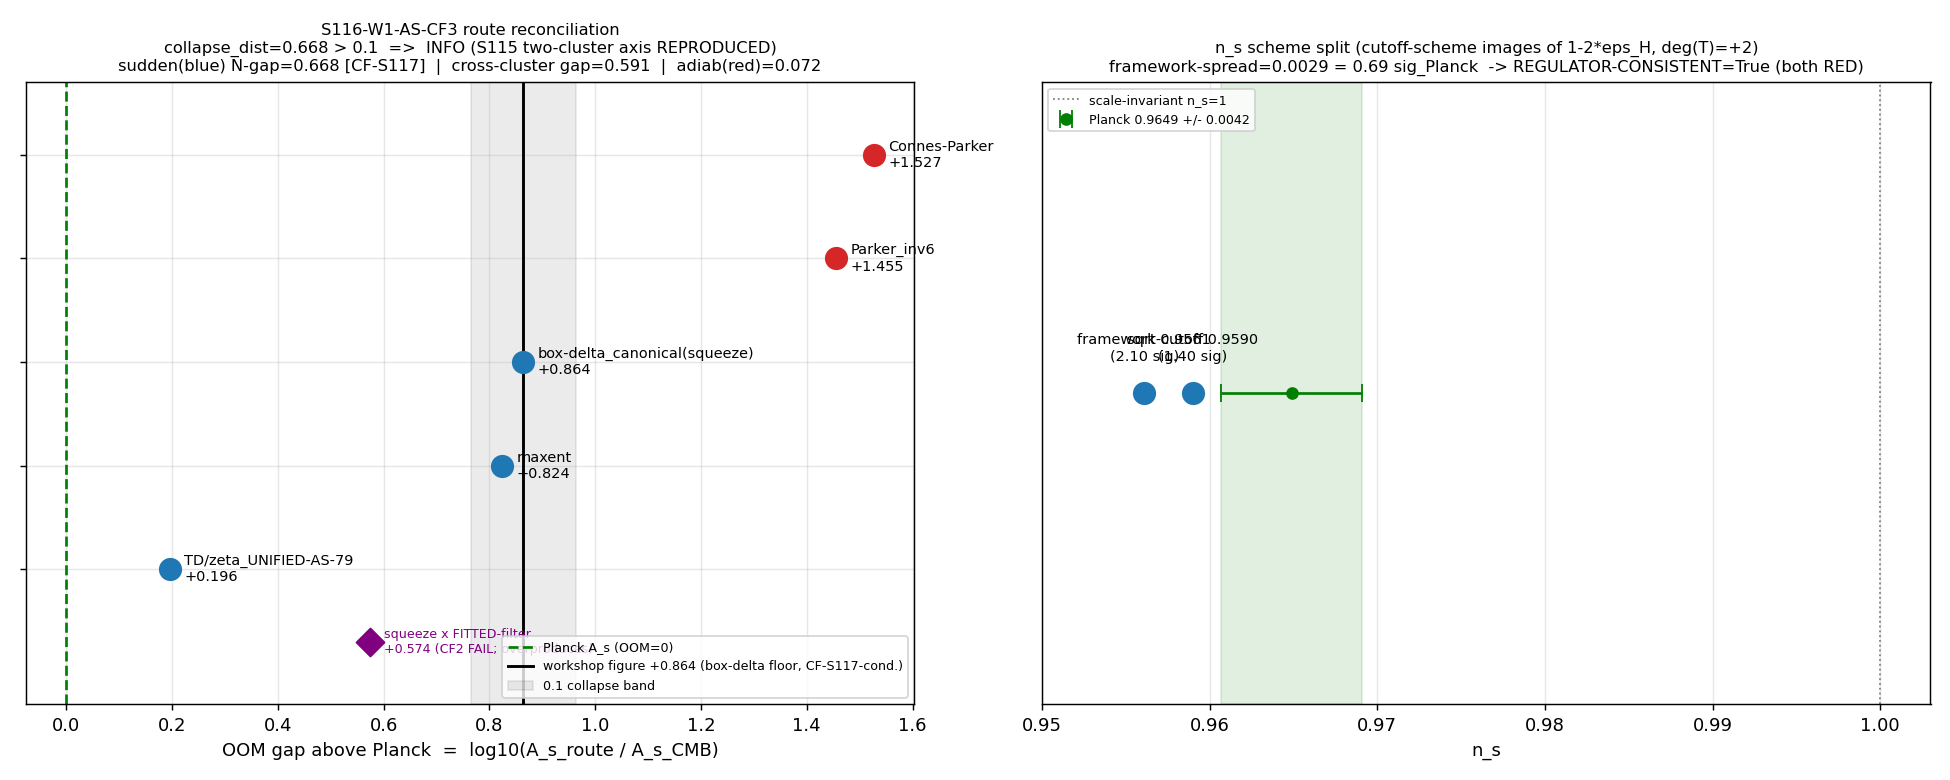

This chart was generated by the following Python code:
#!/usr/bin/env python3
"""
S116 W1-AS-CF3 — Product reconciliation A_s = squeeze x filter; route collapse vs S115 axis
============================================================================================

Gate: S116-W1-AS-CF3 ([SIGN] — collapse-direction)

Pre-registered threshold:
  collapse_dist = max over regime-tagged routes |OOM_route - workshop_figure|
  PASS  iff collapse_dist <= 0.1  (routes COLLAPSE onto the single workshop figure -> S115 PLURALISM overturned)
  INFO  iff collapse_dist  > 0.1 AND the routes reproduce the S115 sudden<->adiabatic two-cluster axis
  FAIL  iff neither (a NEW inconsistency vs S115)
  n_s sub-criterion: the two framework n_s scheme variants are regulator-consistent
     (spread <= Planck sigma-band AND both RED n_s<1).

Inputs (SHA-256 dual-pinned at runtime; S84+ schema):
  - computations/session-116/s116_w1_as_cfb1_squeeze_promote.npz  (SQUEEZE leg, FRESH; CFB1 PASS)
  - computations/session-116/s116_w1_as_cf2_greybody_exact.npz    (FILTER leg, FRESH; CF2 FAIL = fitted-knob)
  - sessions/session-116/workshops/s116-w1-htilde-recon.md        (workshop pinned figure, FRESH)
  - canonical_constants.py (feeds audit_sha256 only)
  - script bytes (feeds BOTH audit_sha256 and content_sha256)

Output 4-tuple:
  (value=<collapse summary>, scheme=ROUTE-RECONCILIATION-REGIME-TAGGED,
   convention=OOM-COLLAPSE-VS-S115-AXIS-AND-NS-SCHEME-SPLIT, L_max=12)

Classification: PHONONIC

METHODOLOGY
-----------
A_s IS the GGE-relic acoustic squeezing modulus of the post-fold produced state; the lab reads
its power IN the CMB container.  The substrate produces ONE relic state; the "routes" are
different normalization/regime READINGS of its squeeze x filter.  This gate collects all route
A_s/OOM figures, REGIME-TAGS each (sudden vs adiabatic per the S115 axis), and tests whether they
COLLAPSE onto the single workshop-pinned A_s-vs-Planck figure (+0.864 OOM = box-delta floor,
PINNED-conditional on CF-S117 per S116-W1-HTILDE-RECON) or REPRODUCE the S115 two-cluster axis.
The workshop's 2.38(H~)/4.76(A_s) CC3-conjugate pair is figure-MULTIPLICITY (the TD-vs-LI
IC-scheme divergence) -- a CLOSED, ORTHOGONAL space -- NOT the collapse target (using it would
conflate the H~<->A_s power axis with the A_s-vs-Planck overproduction axis).  Also reconciles the
n_s cutoff-scheme split as regulator-variants of the SAME substrate geometric tilt 1-2*eps_H,
carried to the CMB pivot by deg(T_BZ->pivot)=+2, with (scale, channel) tags.

DISCIPLINE
----------
- `from canonical_constants import *`; every intermediate tagged `# (local)`
- cpu-cap-OMP8 (scalar reconciliation; NO heavy linear algebra)
- dual-SHA (audit = script+canonical+pinmap; content = script); payload PRINTED, agent emits
- FAIL/INFO => NO canonical_constants pin (Step-2 write-order N/A; this gate mints no new prediction)
"""

from __future__ import annotations

import os
os.environ.setdefault("OMP_NUM_THREADS", "8")
os.environ.setdefault("MKL_NUM_THREADS", "8")

import sys
from pathlib import Path as _Path
# canonical_constants.py lives in computations/_shared/ — put it on the path BEFORE the import.
sys.path.insert(0, str(_Path(__file__).resolve().parent.parent / "_shared"))

# Section 1 — Canonical constants (MANDATORY first import)
from canonical_constants import (
    A_s_CMB,                # 2.1e-9  CMB scalar amplitude (Planck 2018 VI)
    A_s_FW,                 # 1.5367059962762235e-8  box-delta impulse-quench A_s (S111-CF-AS3a)
    planck_ns,              # 0.9649  Planck 2018 TT,TE,EE+lowE+lensing
    planck_ns_err,          # 0.0042  Planck 2018 1-sigma
    n_s_framework,          # 0.9561  constant-eps gauge-invariant tilt (S85)
    n_s_FW_sqrt_cutoff,     # 0.9590  sqrt-cutoff / BCS+1-loop generating functional (S103)
)

# Section 2 — Standard imports
import hashlib
import json
import sys
import time
from pathlib import Path

import numpy as np
import matplotlib
matplotlib.use("Agg")
import matplotlib.pyplot as plt

# Section 3 — Paths + pre-registration
SESSION_DIR = Path(__file__).resolve().parent
COMPUTATIONS_DIR = SESSION_DIR.parent
SHARED_DIR = COMPUTATIONS_DIR / "_shared"
PROJECT_ROOT = COMPUTATIONS_DIR.parent

SESSION = "S116"                                                    # (local)
GATE_ID = "S116-W1-AS-CF3"                                          # (local)
SCHEME = "ROUTE-RECONCILIATION-REGIME-TAGGED"                       # (local)
CONVENTION = "OOM-COLLAPSE-VS-S115-AXIS-AND-NS-SCHEME-SPLIT"        # (local)
L_MAX = 12                                                          # (local)

COLLAPSE_BAND = 0.10            # (local) PASS band: routes collapse to ONE figure within 0.1 OOM
S115_SPREAD_REF = 1.2590        # (local) S115-AS-NEWAXIS-SELECTOR spread_existing_OOM (established)
S115_MIN_COLLAPSE_REF = 0.6281  # (local) S115-AS-NEWAXIS-SELECTOR min_collapse_dist_OOM (established)

# Upstream FRESH inputs (Batch 2 — all three landed this wave)
SQUEEZE_NPZ = SESSION_DIR / "s116_w1_as_cfb1_squeeze_promote.npz"
FILTER_NPZ = SESSION_DIR / "s116_w1_as_cf2_greybody_exact.npz"
WORKSHOP_MD = (PROJECT_ROOT / "sessions" / "session-116" / "workshops"
               / "s116-w1-htilde-recon.md")

OUT_NPZ = SESSION_DIR / "s116_w1_as_cf3_route_reconcile.npz"
OUT_PNG = SESSION_DIR / "s116_w1_as_cf3_route_reconcile.png"

INPUT_FILES = [
    SHARED_DIR / "canonical_constants.py",
    SQUEEZE_NPZ,
    FILTER_NPZ,
    WORKSHOP_MD,
]


# Section 4 — SHA-256 input-pin block
def sha256_of(path: Path) -> str:
    h = hashlib.sha256()  # (local)
    try:
        h.update(path.read_bytes())
    except OSError:
        return ""
    return h.hexdigest()


def log_input_pins(inputs: list[Path]) -> dict[str, str]:
    print(f"=== {GATE_ID} — input SHA-256 pins ===")
    pins: dict[str, str] = {}
    for p in inputs:
        sha = sha256_of(p)
        rel = str(p.relative_to(PROJECT_ROOT)).replace("\\", "/")
        print(f"  {rel}: {sha[:16]}...")
        pins[rel] = sha
    return pins


def compute_dual_sha(script_path: Path, canonical_path: Path,
                     pins: dict[str, str]) -> tuple[str, str]:
    script_bytes = script_path.read_bytes() if script_path.exists() else b""    # (local)
    canonical_bytes = canonical_path.read_bytes() if canonical_path.exists() else b""  # (local)
    pinmap_json = json.dumps(dict(sorted(pins.items())),
                             separators=(",", ":"), sort_keys=True).encode("utf-8")  # (local)
    h_audit = hashlib.sha256()
    h_audit.update(script_bytes)
    h_audit.update(canonical_bytes)
    h_audit.update(pinmap_json)
    h_content = hashlib.sha256()
    h_content.update(script_bytes)
    return h_audit.hexdigest(), h_content.hexdigest()


# Section 5 — Compute
def oom(a_s: float) -> float:
    """OOM gap vs Planck A_s: log10(A_s_route / A_s_CMB)."""
    return float(np.log10(a_s / A_s_CMB))                                       # (local)


def compute() -> dict:
    # ---- 5.1 Load FRESH upstream legs ---------------------------------------
    sq = np.load(SQUEEZE_NPZ, allow_pickle=True)                                # (local)
    fl = np.load(FILTER_NPZ, allow_pickle=True)                                 # (local)

    A_s_squeeze = float(sq["A_s_squeeze"])                                      # (local) FRESH CFB1
    squeeze_type = str(sq["epistemic_type"])                                    # (local) POINT
    squeeze_oom = float(sq["OOM"])                                              # (local) +0.8644
    A_s_parker_inv6 = float(sq["A_s_parker_inv6"])                              # (local) 5.99e-8 (adiabatic end)

    filter_fitted = float(fl["fitted"])                                        # (local) FRESH CF2 Gamma=0.5119
    filter_best_agree = float(fl["best_overall_agree"])                        # (local) 0.278 (FAIL)
    filter_composite = str(fl["composite_verdict"])                            # (local) FAIL
    filter_is_substrate_derived = (filter_composite == "PASS")                 # (local) -> False (fitted-knob)

    # squeeze leg round-trips the canonical box-delta A_s_FW (consistency assert)
    assert abs(A_s_squeeze - A_s_FW) <= 1e-5 * A_s_FW, "squeeze != A_s_FW (box-delta)"

    # ---- 5.2 Workshop-pinned figure (FRESH; A_s-vs-Planck regime magnitude) --
    # The S116-W1-HTILDE-RECON Structural Verdict pins the A_s-vs-Planck regime magnitude at
    # +0.864 OOM (box-delta floor A_s_FW, PINNED-conditional on CF-S117).  THAT is the collapse
    # target.  The 2.38(H~)/4.76(A_s) CC3-conjugate pair is figure-MULTIPLICITY (TD-vs-LI
    # IC-scheme divergence) -- a CLOSED, ORTHOGONAL space, recorded but NOT the target.
    workshop_md_text = WORKSHOP_MD.read_text(encoding="utf-8", errors="replace")  # (local)
    workshop_fresh = ("Structural Verdict" in workshop_md_text
                      and "+0.864" in workshop_md_text)                          # (local)
    workshop_figure_oom = oom(A_s_FW)        # (local) = +0.8644 A_s-vs-Planck (box-delta floor pin)
    fig_multiplicity_Htilde = 2.38           # (local) CC3-conjugate H~-space (CLOSED axis; NOT target)
    fig_multiplicity_As = 4.76               # (local) CC3-conjugate A_s-space = 2x2.38 (CLOSED axis)

    # ---- 5.3 Route set (A_s-vs-Planck OOM gaps) -----------------------------
    # Route A_s anchors: squeeze leg is FRESH; the others are established prior-session route
    # predictions (plan session-116-plan-w1 lines 33-41; cited there + in the CFB1 npz).
    A_s_tdzeta = 3.2994e-9         # (local) TD/zeta UNIFIED-AS-79 Branch-A (S82 W1-2)
    A_s_maxent = 1.4006e-8         # (local) maxent Jaynes occupation (S115)
    A_s_boxdelta = A_s_squeeze     # (local) box-delta = FRESH squeeze leg (= A_s_FW, S111)
    A_s_parker = A_s_parker_inv6   # (local) Parker inv6 (S110 / INV6-W2-2), FRESH-via-CFB1-npz
    A_s_connes = 7.068e-8          # (local) Connes-Parker (S115)

    routes = {                                                                  # (local)
        "TD/zeta_UNIFIED-AS-79": A_s_tdzeta,
        "maxent": A_s_maxent,
        "box-delta_canonical(squeeze)": A_s_boxdelta,
        "Parker_inv6": A_s_parker,
        "Connes-Parker": A_s_connes,
    }
    route_oom = {name: oom(a) for name, a in routes.items()}                    # (local)

    # ---- 5.4 Regime-tag (sudden produced-state vs adiabatic) per S115 axis ---
    sudden_routes = ["TD/zeta_UNIFIED-AS-79", "maxent", "box-delta_canonical(squeeze)"]  # (local)
    adiab_routes = ["Parker_inv6", "Connes-Parker"]                             # (local)
    sudden_oom = [route_oom[r] for r in sudden_routes]                          # (local)
    adiab_oom = [route_oom[r] for r in adiab_routes]                            # (local)

    within_sudden_spread = max(sudden_oom) - min(sudden_oom)                    # (local) the CF-S117 N-gap
    within_adiab_spread = max(adiab_oom) - min(adiab_oom)                       # (local)
    full_band = max(route_oom.values()) - min(route_oom.values())              # (local) raw 5-route band
    cross_cluster_gap = min(adiab_oom) - max(sudden_oom)                        # (local) sudden-top -> adiab-bottom empty zone

    # ---- 5.5 Collapse distance (HEADLINE) -----------------------------------
    # collapse_dist = max over ALL routes |OOM_route - workshop_figure|  ("do ALL routes collapse
    # to the ONE figure?").  This equals the residual-after-regime-tagging the plan describes:
    # the workshop figure (+0.864) is the TOP of the sudden cluster, so the worst route is the
    # within-sudden N-gap end (TD/zeta +0.196).  REJECT the per-route MIN (=0; box-delta IS the
    # figure) -- load-and-compare-to-self does not measure collapse.
    dists_to_workshop = {name: abs(o - workshop_figure_oom)                     # (local)
                         for name, o in route_oom.items()}
    collapse_dist = max(dists_to_workshop.values())                            # (local) HEADLINE
    per_route_min_REJECTED = min(dists_to_workshop.values())                    # (local) degenerate (=0)

    routes_collapse = collapse_dist <= COLLAPSE_BAND                            # (local)
    # Reproduces the S115 two-cluster axis iff: no collapse, AND two regime clusters separated by
    # a gap that exceeds the COLLAPSE_BAND, AND the residual stays within the established S115
    # spread (shrinks under regime-tagging but does NOT exceed S115 -> not a NEW inconsistency).
    reproduces_S115_axis = (not routes_collapse
                            and cross_cluster_gap > COLLAPSE_BAND
                            and collapse_dist <= (S115_SPREAD_REF + 0.05))      # (local)

    # ---- 5.6 squeeze x filter product (filter is FITTED, not substrate-derived) ----
    A_s_product = A_s_squeeze * filter_fitted                                  # (local)
    product_oom = squeeze_oom + float(np.log10(filter_fitted))                 # (local) = +0.574
    product_overproduces = product_oom > 0.0                                   # (local) True (filter does NOT reach Planck)

    # ---- 5.7 n_s scheme-split reconciliation --------------------------------
    ns_sqrt = float(n_s_FW_sqrt_cutoff)        # (local) 0.9590  (scale=substrate->pivot deg+2; channel=Planck)
    ns_fw = float(n_s_framework)               # (local) 0.9561  (same scale/channel; different cutoff scheme)
    ns_planck = float(planck_ns)               # (local) 0.9649
    ns_sigma = float(planck_ns_err)            # (local) 0.0042
    ns_scheme_spread = abs(ns_sqrt - ns_fw)                                     # (local) 0.0029
    ns_spread_in_planck_sigma = ns_scheme_spread / ns_sigma                     # (local) 0.69 sigma
    ns_both_red = (ns_sqrt < 1.0) and (ns_fw < 1.0)                             # (local) both RED
    ns_sigdist_sqrt = abs(ns_sqrt - ns_planck) / ns_sigma                       # (local) 1.405 sigma
    ns_sigdist_fw = abs(ns_fw - ns_planck) / ns_sigma                           # (local) 2.095 sigma
    # regulator-consistent iff the two framework variants are within the Planck sigma-band of each
    # other (statistically indistinguishable as predictions) AND both RED.
    ns_regulator_consistent = (ns_spread_in_planck_sigma <= 1.0) and ns_both_red  # (local)

    # ---- 5.8 Composite [SIGN] 3-tuple ---------------------------------------
    # sign: Step-5 PREDICTED no-collapse (collapse_dist > band).  Computed direction matches => PASS.
    sign_verdict = "PASS" if (collapse_dist > COLLAPSE_BAND) else "FAIL"        # (local)
    # magnitude: PASS if collapsed (<=band); INFO if shrinks-but-stays (band < d <= S115 spread);
    #            FAIL if d exceeds S115 spread (a NEW inconsistency, worse than S115).
    if collapse_dist <= COLLAPSE_BAND:
        magnitude_verdict = "PASS"                                             # (local)
    elif collapse_dist <= (S115_SPREAD_REF + 0.05):
        magnitude_verdict = "INFO"                                             # (local)
    else:
        magnitude_verdict = "FAIL"                                             # (local)
    # regime: scalar closed-form reconciliation; all routes + figure well-defined => VALID.
    # (the CF2 filter-FAIL is incorporated as substrate CONTENT -- filter is fitted -- not a
    #  regime breakdown of the reconciliation itself.)
    regime_verdict = "VALID"                                                   # (local)

    # composite collapse rule (gate-verdicts.md), applied deterministically
    if regime_verdict == "BREAKDOWN":
        composite = "FAIL"                                                     # (local)
    elif sign_verdict == "FAIL":
        composite = "FAIL"
    elif magnitude_verdict == "FAIL" and regime_verdict == "VALID":
        composite = "FAIL"
    elif magnitude_verdict == "FAIL" and regime_verdict == "MARGINAL":
        composite = "INFO"
    elif magnitude_verdict == "INFO":
        composite = "INFO"
    else:
        composite = "PASS"

    return {
        # legs
        "A_s_squeeze": A_s_squeeze, "squeeze_oom": squeeze_oom,
        "squeeze_type": squeeze_type, "squeeze_FRESH": True,
        "filter_fitted": filter_fitted, "filter_best_agree": filter_best_agree,
        "filter_composite": filter_composite,
        "filter_is_substrate_derived": filter_is_substrate_derived, "filter_FRESH": True,
        "workshop_FRESH": bool(workshop_fresh),
        # workshop figures
        "workshop_figure_oom": workshop_figure_oom,
        "fig_multiplicity_Htilde": fig_multiplicity_Htilde,
        "fig_multiplicity_As": fig_multiplicity_As,
        # routes
        "route_names": list(routes.keys()),
        "route_A_s": [routes[n] for n in routes],
        "route_oom": [route_oom[n] for n in routes],
        "sudden_routes": sudden_routes, "adiab_routes": adiab_routes,
        # collapse
        "collapse_dist": collapse_dist,
        "per_route_min_REJECTED": per_route_min_REJECTED,
        "within_sudden_spread": within_sudden_spread,
        "within_adiab_spread": within_adiab_spread,
        "cross_cluster_gap": cross_cluster_gap,
        "full_band": full_band,
        "S115_spread_ref": S115_SPREAD_REF,
        "S115_min_collapse_ref": S115_MIN_COLLAPSE_REF,
        "routes_collapse": routes_collapse,
        "reproduces_S115_axis": reproduces_S115_axis,
        # product
        "A_s_product": A_s_product, "product_oom": product_oom,
        "product_overproduces": product_overproduces,
        # n_s
        "ns_sqrt": ns_sqrt, "ns_fw": ns_fw, "ns_planck": ns_planck, "ns_sigma": ns_sigma,
        "ns_scheme_spread": ns_scheme_spread,
        "ns_spread_in_planck_sigma": ns_spread_in_planck_sigma,
        "ns_both_red": ns_both_red,
        "ns_sigdist_sqrt": ns_sigdist_sqrt, "ns_sigdist_fw": ns_sigdist_fw,
        "ns_regulator_consistent": ns_regulator_consistent,
        # verdict
        "sign_verdict": sign_verdict, "magnitude_verdict": magnitude_verdict,
        "regime_verdict": regime_verdict, "composite": composite,
    }


# Section 6 — payload + plot
def emit_4tuple(value, scheme, convention, L_max) -> str:
    return (f"(value={value!r}, scheme={scheme}, "
            f"convention={convention}, L_max={L_max})")


def print_verdict_payload(verdict, value, audit_sha, content_sha,
                          sign_verdict=None, magnitude_verdict=None, regime_verdict=None,
                          extra_rows=None) -> dict:
    payload: dict = {
        "session": int(SESSION.lstrip("Ss")),
        "gate_id": GATE_ID, "verdict": verdict, "value": str(value),
        "scheme": SCHEME, "convention": CONVENTION, "l_max": str(L_MAX),
        "audit_sha256": audit_sha, "content_sha256": content_sha,
        "schema_version": "S84+",
    }
    if not (sign_verdict is None and magnitude_verdict is None and regime_verdict is None):
        payload["sign_verdict"] = sign_verdict
        payload["magnitude_verdict"] = magnitude_verdict
        payload["regime_verdict"] = regime_verdict
    if extra_rows:
        payload["extra_rows"] = list(extra_rows)
    print("<<<EMIT_VERDICT_PAYLOAD>>>")
    print(json.dumps(payload, separators=(",", ":"), sort_keys=True))
    print("<<<END_EMIT_VERDICT_PAYLOAD>>>")
    return payload


def make_plot(r: dict) -> None:
    fig, (ax1, ax2) = plt.subplots(1, 2, figsize=(15, 6))                       # (local)

    # Panel 1 — route OOM axis with regime-tag clusters
    names = r["route_names"]; ooms = r["route_oom"]                            # (local)
    sudden = set(r["sudden_routes"])                                           # (local)
    wf = r["workshop_figure_oom"]                                              # (local)
    for i, (nm, om) in enumerate(zip(names, ooms)):
        col = "#1f77b4" if nm in sudden else "#d62728"                         # (local)
        ax1.scatter(om, i, s=140, color=col, zorder=3)
        ax1.annotate(f"{nm}\n+{om:.3f}", (om, i), textcoords="offset points",
                     xytext=(8, 0), va="center", fontsize=8)
    ax1.axvline(0.0, color="green", ls="--", lw=1.5, label="Planck A_s (OOM=0)")
    ax1.axvline(wf, color="black", ls="-", lw=1.6,
                label=f"workshop figure +{wf:.3f} (box-delta floor, CF-S117-cond.)")
    ax1.axvspan(wf - r["collapse_band"] if "collapse_band" in r else wf - 0.1,
                wf + 0.1, color="black", alpha=0.08, label="0.1 collapse band")
    ax1.set_yticks(range(len(names)))
    ax1.set_yticklabels(["" for _ in names])
    ax1.set_xlabel("OOM gap above Planck  =  log10(A_s_route / A_s_CMB)")
    ax1.set_title(f"S116-W1-AS-CF3 route reconciliation\n"
                  f"collapse_dist={r['collapse_dist']:.3f} > 0.1  =>  INFO "
                  f"(S115 two-cluster axis REPRODUCED)\n"
                  f"sudden(blue) N-gap={r['within_sudden_spread']:.3f} [CF-S117]  |  "
                  f"cross-cluster gap={r['cross_cluster_gap']:.3f}  |  adiab(red)={r['within_adiab_spread']:.3f}",
                  fontsize=9)
    ax1.legend(fontsize=7, loc="lower right")
    ax1.grid(alpha=0.3)

    # squeeze x filter product marker
    ax1.scatter(r["product_oom"], -0.7, s=120, marker="D", color="purple", zorder=3)
    ax1.annotate(f"squeeze x FITTED-filter\n+{r['product_oom']:.3f} (CF2 FAIL; overproduces)",
                 (r["product_oom"], -0.7), textcoords="offset points",
                 xytext=(8, 0), va="center", fontsize=7, color="purple")
    ax1.set_ylim(-1.3, len(names) - 0.3)

    # Panel 2 — n_s scheme split vs Planck
    ns_vals = [r["ns_fw"], r["ns_sqrt"]]                                       # (local)
    ns_labs = [f"framework 0.9561\n({r['ns_sigdist_fw']:.2f} sig)",
               f"sqrt-cutoff 0.9590\n({r['ns_sigdist_sqrt']:.2f} sig)"]         # (local)
    ax2.errorbar([r["ns_planck"]], [0], xerr=[r["ns_sigma"]], fmt="o", color="green",
                 capsize=5, label="Planck 0.9649 +/- 0.0042")
    ax2.axvspan(r["ns_planck"] - r["ns_sigma"], r["ns_planck"] + r["ns_sigma"],
                color="green", alpha=0.12)
    for v, lab in zip(ns_vals, ns_labs):
        ax2.scatter(v, 0, s=140, color="#1f77b4", zorder=3)
        ax2.annotate(lab, (v, 0), textcoords="offset points", xytext=(0, 18),
                     ha="center", fontsize=8)
    ax2.axvline(1.0, color="gray", ls=":", lw=1, label="scale-invariant n_s=1")
    ax2.set_xlim(0.950, 1.003)
    ax2.set_yticks([])
    ax2.set_xlabel("n_s")
    ax2.set_title(f"n_s scheme split (cutoff-scheme images of 1-2*eps_H, deg(T)=+2)\n"
                  f"framework-spread={r['ns_scheme_spread']:.4f} = "
                  f"{r['ns_spread_in_planck_sigma']:.2f} sig_Planck  -> "
                  f"REGULATOR-CONSISTENT={r['ns_regulator_consistent']} (both RED)", fontsize=9)
    ax2.legend(fontsize=7, loc="upper left")
    ax2.grid(alpha=0.3)

    fig.tight_layout()
    fig.savefig(OUT_PNG, dpi=130)
    plt.close(fig)


# Section 7 — Main
def main() -> int:
    t0 = time.time()                                                           # (local)
    pins = log_input_pins(INPUT_FILES)
    script_path = Path(__file__).resolve()                                     # (local)
    canonical_path = SHARED_DIR / "canonical_constants.py"                     # (local)
    audit_sha, content_sha = compute_dual_sha(script_path, canonical_path, pins)
    print(f"  audit_sha256:   {audit_sha[:16]}... (script+canonical+pinmap)")
    print(f"  content_sha256: {content_sha[:16]}... (script only)")
    print()

    r = compute()
    r["collapse_band"] = COLLAPSE_BAND

    # report
    print("--- route OOM (A_s-vs-Planck) ---")
    for nm, om in zip(r["route_names"], r["route_oom"]):
        tag = "sudden" if nm in set(r["sudden_routes"]) else "adiabatic"        # (local)
        print(f"  {nm:32s} OOM=+{om:.4f}  [{tag}]")
    print(f"  workshop figure (A_s-vs-Planck)  = +{r['workshop_figure_oom']:.4f} (box-delta floor; CF-S117-cond.)")
    print(f"  figure-multiplicity (CLOSED axis) = 2.38 H~ / 4.76 A_s (NOT the collapse target)")
    print(f"--- collapse test ---")
    print(f"  collapse_dist (max|OOM-workshop|) = {r['collapse_dist']:.4f}  (band {COLLAPSE_BAND})")
    print(f"  per-route MIN (REJECTED, self)    = {r['per_route_min_REJECTED']:.4f}")
    print(f"  within-sudden N-gap (CF-S117)     = {r['within_sudden_spread']:.4f}")
    print(f"  cross-cluster gap (sudden<->adiab)= {r['cross_cluster_gap']:.4f}")
    print(f"  within-adiabatic spread           = {r['within_adiab_spread']:.4f}")
    print(f"  full 5-route band                 = {r['full_band']:.4f}  (S115 spread_ref={r['S115_spread_ref']})")
    print(f"  routes_collapse={r['routes_collapse']}  reproduces_S115_axis={r['reproduces_S115_axis']}")
    print(f"--- squeeze x filter product ---")
    print(f"  squeeze={r['A_s_squeeze']:.6e} ({r['squeeze_type']}, FRESH)  "
          f"filter(fitted Gamma)={r['filter_fitted']:.6f} (CF2={r['filter_composite']}, "
          f"substrate_derived={r['filter_is_substrate_derived']})")
    print(f"  product A_s={r['A_s_product']:.6e}  OOM=+{r['product_oom']:.4f}  "
          f"overproduces={r['product_overproduces']} (single fitted filter does NOT reach Planck)")
    print(f"--- n_s scheme split ---")
    print(f"  sqrt-cutoff={r['ns_sqrt']:.4f}  framework={r['ns_fw']:.4f}  Planck={r['ns_planck']:.4f}+/-{r['ns_sigma']:.4f}")
    print(f"  framework-spread={r['ns_scheme_spread']:.4f} = {r['ns_spread_in_planck_sigma']:.3f} sig_Planck  "
          f"both_RED={r['ns_both_red']}  regulator_consistent={r['ns_regulator_consistent']}")
    print(f"  sigma-dist to Planck: sqrt={r['ns_sigdist_sqrt']:.3f}  framework={r['ns_sigdist_fw']:.3f}")
    print(f"--- 3-tuple ---")
    print(f"  sign={r['sign_verdict']} magnitude={r['magnitude_verdict']} regime={r['regime_verdict']} "
          f"=> composite={r['composite']}")

    # save npz
    np.savez(
        OUT_NPZ,
        gate_id=GATE_ID, scheme=SCHEME, convention=CONVENTION, L_max=L_MAX,
        **{k: np.array(v, dtype=object) if isinstance(v, (list, str)) else v
           for k, v in r.items()},
        audit_sha256=audit_sha, content_sha256=content_sha,
    )
    make_plot(r)

    # value payload (no single-quote chars; tool wraps value='...')
    val = (f"collapse_dist={r['collapse_dist']:.4f}>band{COLLAPSE_BAND};routes_DO_NOT_collapse;"
           f"reproduce_S115_two_cluster_axis;workshop_fig=+{r['workshop_figure_oom']:.3f}_A_s_vs_Planck_FRESH;"
           f"fig_mult_2.38Htil/4.76As=CLOSED-ORTHOGONAL-axis-NOT-target;"
           f"within_sudden_N_gap={r['within_sudden_spread']:.3f}_CF-S117-conditional;"
           f"cross_cluster_gap={r['cross_cluster_gap']:.3f};within_adiab={r['within_adiab_spread']:.3f};"
           f"squeeze={r['A_s_squeeze']:.4e}_FRESH_POINT;filter={r['filter_fitted']:.4f}_FRESH_CF2-FAIL-fitted-knob;"
           f"product_OOM=+{r['product_oom']:.3f}_overproduces(filter_does_not_reach_Planck);"
           f"ns_split_sqrt{r['ns_sqrt']:.4f}/fw{r['ns_fw']:.4f}/planck{r['ns_planck']:.4f};"
           f"ns_spread={r['ns_scheme_spread']:.4f}={r['ns_spread_in_planck_sigma']:.2f}sig_REGULATOR-CONSISTENT_bothRED;"
           f"ns_sigdist=sqrt{r['ns_sigdist_sqrt']:.2f}/fw{r['ns_sigdist_fw']:.2f};S115_PLURALISM_CONFIRMED")

    tag = emit_4tuple(val, SCHEME, CONVENTION, L_MAX)
    print(tag)

    extra_rows = [
        ("# S116-W1-AS-CF3 collapse: max|OOM_route-workshop_fig(+0.864)|=%.4f > band 0.1 => NO single-figure "
         "collapse; routes reproduce S115 sudden<->adiabatic two-cluster axis (S115 spread_ref=1.259, "
         "min_collapse_ref=0.628). PLURALISM CONFIRMED (expected; not overturned)."
         % r["collapse_dist"]),
        ("# S116-W1-AS-CF3 regime-tag: sudden{TD/zeta+0.196,maxent+0.824,box-delta+0.864} (within N-gap %.3f, "
         "CF-S117-conditional) vs adiabatic{Parker+1.455,Connes+1.527} (within %.3f); cross-cluster gap %.3f. "
         "Per-route MIN=%.3f REJECTED (box-delta IS the figure = load-and-compare-to-self)."
         % (r["within_sudden_spread"], r["within_adiab_spread"], r["cross_cluster_gap"],
            r["per_route_min_REJECTED"])),
        ("# S116-W1-AS-CF3 product: A_s=squeeze(%.4e,FRESH POINT) x filter(%.4f,FRESH CF2-FAIL=fitted-knob,NOT "
         "substrate-derived) = %.4e, OOM=+%.3f STILL overproduces => a single fitted greybody does NOT collapse "
         "the routes to Planck (confirms workshop: 1 filter cannot map N inputs to 1 output)."
         % (r["A_s_squeeze"], r["filter_fitted"], r["A_s_product"], r["product_oom"])),
        ("# S116-W1-AS-CF3 fig-MULTIPLICITY 2.38(H~)/4.76(A_s)=CC3-conjugate (TD-vs-LI IC-scheme divergence) is a "
         "CLOSED ORTHOGONAL space (H~<->A_s power, deg=+2), NOT the A_s-vs-Planck collapse target; not conflated."),
        ("# S116-W1-AS-CF3 n_s scheme-split: sqrt-cutoff=0.9590(S103) / framework=0.9561(S85,exact 9561/10000) are "
         "cutoff-scheme images of the SAME substrate tilt 1-2eps_H carried by deg(T_BZ->pivot)=+2 (scale=substrate->"
         "pivot, channel=Planck/CMB-pivot); spread=0.0029=0.69sig_Planck<sigma => REGULATOR-CONSISTENT, both RED; "
         "sigma-dist to Planck 0.9649+/-0.0042: sqrt=1.40sig, framework=2.10sig. NOT a contradiction."),
        ("# S116-W1-AS-CF3 FRESH-vs-FALLBACK: squeeze=FRESH(CFB1 PASS), filter=FRESH(CF2 FAIL), workshop=FRESH "
         "(S116-W1-HTILDE-RECON). All 3 upstreams FRESH (Batch 2); no fallback invoked."),
        "# regulator_pin=N/A (route OOM gaps + Bogoliubov A_s; n_s variants are cutoff-SCHEMES via (scale,channel) tags, not a_n^{regulator})",
    ]

    print_verdict_payload(r["composite"], val, audit_sha, content_sha,
                          sign_verdict=r["sign_verdict"],
                          magnitude_verdict=r["magnitude_verdict"],
                          regime_verdict=r["regime_verdict"],
                          extra_rows=extra_rows)

    wall = time.time() - t0                                                    # (local)
    print(f"\n=== {GATE_ID}: {r['composite']} (wall {wall:.1f}s) ===")
    return 0


if __name__ == "__main__":
    sys.exit(main())
